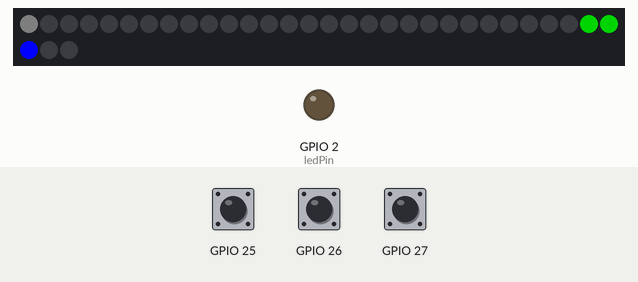
This sketch was run on a simulated ESP32. Shown: 33 RGB LEDs in strip order, left to right, continuing on the next row, output pins drawn as LEDs (lit = HIGH). Inputs (shaded band) come from the test bench; at power-on: GPIO 25 HIGH, GPIO 26 HIGH, GPIO 27 HIGH. Random numbers use the default seed unless the sketch sets one; what the sketch prints to the serial monitor is not drawn.

Above: at 1.2 s.
1.3 s: GPIO 25 pulled LOW for 0.15 s
2.0 s: GPIO 26 pulled LOW for 0.15 s
At 2.1 s:
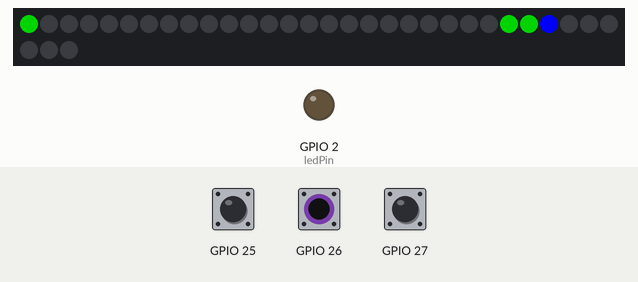
2.7 s: GPIO 27 pulled LOW for 0.15 s
At 2.84 s:
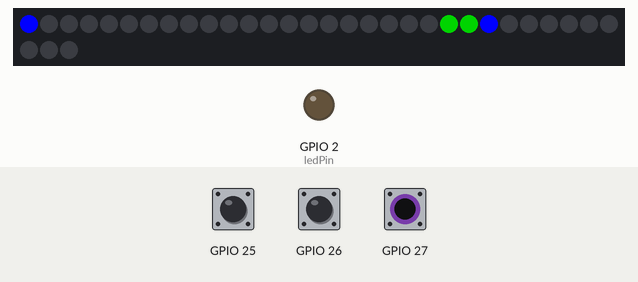
3.4 s: GPIO 25 pulled LOW for 1 s
At 3.6 s:
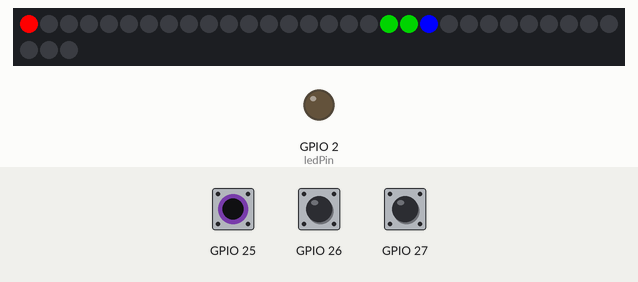
5.0 s: GPIO 26 pulled LOW for 3.2 s
At 5.23 s:
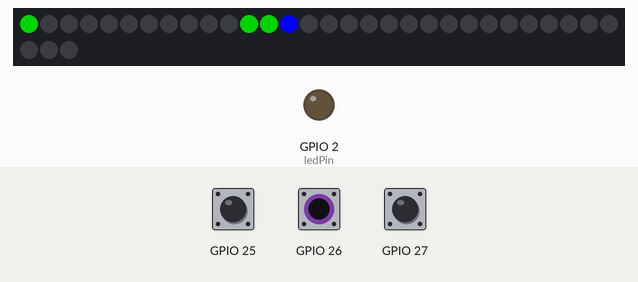
9.7 s: GPIO 27 pulled LOW for 1 s
At 16.2 s:
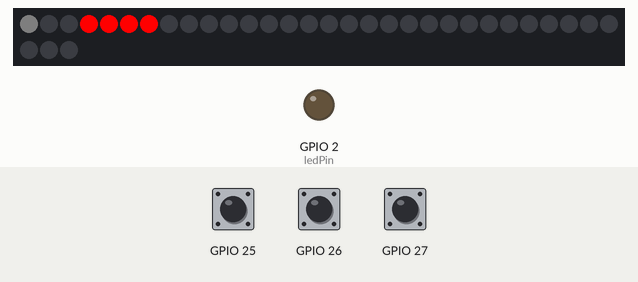

The sketch:

leds.ino
```cpp
#include <FastLED.h>
#include <algorithm>

#include "stack.h"
#include "block.h"

// Set our LED Pin to the GPIO Pin
const int ledPin = 2;

#define NUM_LEDS 33

#define DATA_PIN 4
#define CLOCK_PIN 13

// Define the array of leds
CRGB leds[NUM_LEDS];

stack s(NUM_LEDS-3, GameState::Running); // TODO use Idle

void setup()
{
  // setup ledPin AS output
  pinMode(ledPin, OUTPUT);
  FastLED.addLeds<NEOPIXEL, DATA_PIN>(leds, NUM_LEDS);
  Serial.begin(115200);
  Serial.println("Starting BlockSortGame");
  initGame();

  // setup input
  pinMode(25, INPUT_PULLUP);
  pinMode(26, INPUT_PULLUP);
  pinMode(27, INPUT_PULLUP);
}

void initGame()
{
  leds[0] = CRGB::Blue;
  FastLED.show();
  usleep(3000);
  leds[0] = CRGB::Red;
  leds[0] = CRGB::Green;
  leds[0] = CRGB::Blue;
  FastLED.show();
}

void update(int tick)
{
  for (int i=0;i<NUM_LEDS;i++) {
    leds[i]=CRGB::Black;
  }
  s.calcStep();
  s.renderTo(leds+3,NUM_LEDS-3);


}

BlockType checkTaster(){
  CRGB inputColor;
  // 0 when pressed
  int taster1 = digitalRead(25); // RED
  int taster2 = digitalRead(26); // GREEN
  int taster3 = digitalRead(27); // BLUE

  BlockType type=Random;
  if(taster1 == 0){
      type=ColorRed;
  }
  if(taster2 == 0){
    if(type==ColorRed) {
        type=ColorYellow;
      } else {
        type=ColorGreen;
      }
  }
  if(taster3 == 0){
    if(type==ColorRed) {
      type=ColorMagenta;
    } else if (type == ColorGreen) {
      type=ColorTurquoise;
    } else if (type == Random) {
      type=ColorBlue;
    } else {
      type=Random;
    }
  }
  inputColor = block::typeToColor(type);
  leds[0] = inputColor;
  return type;
}


/*bool checkForGameOver(){
  if(TOS >= NUM_LEDS)
  {
    return(true);
  }
  return(false);
}

void resetGame(){
  //Del all Block from List
  auto iter = blocks.begin();
  auto end  = blocks.end();
  while (iter != end)
  {
    auto b=*iter;
    iter=blocks.erase(iter);
    delete b;
    iter++;
  }
}

*/

void GameOverShow(int time)
{
  // All Led´s Red
  for (int i=0;i<NUM_LEDS;i++) {
    leds[i]=CRGB::Red;
  }

  static int oldtime = 0;
  if(oldtime == 0)
    oldtime = time;
  if(time-oldtime > 3000) {
    s.reset();
    oldtime=0;
  }

}

int iNextUpdate=0;
void loop()
{
  int time=millis();

  if (iNextUpdate<time){
    BlockType typeButton;
    switch(s.state) {
      case(GameState::Running):
        update(time/50);
        typeButton = checkTaster();
        s.checkForAction(typeButton);
        break;
      case(GameState::GameOver):
        GameOverShow(time);
        break;
    }
    iNextUpdate=time+50;
  }
  FastLED.show();
}
```

block.cpp
```cpp
#include "block.h"

block::block(float fStart, BlockType typeStart): pos(fStart), type(typeStart)
{
  if(type==Random) {
      type = BlockType(random()%(BLOCKTYPE_MAX-1)+1);
  }
  velocity=(rand()%8)/8.0+0.1;
  len=rand()%4+1;
}

CRGB block::typeToColor(BlockType type)
{
  CRGB color;
  switch (type)
  {
  case (ColorRed):
    color = CRGB::Red;
    break;
  case (ColorGreen):
    color = CRGB::Green;
    break;
  case (ColorBlue):
    color = CRGB::Blue;
    break;
  case (ColorYellow):
    color = CRGB::Yellow;
    break;
  case (ColorMagenta):
    color = CRGB::Magenta;
    break;
  case (ColorTurquoise):
    color = CRGB::DarkTurquoise;
    break;

  default:
    color = 0x040404; /*something's wrong!*/
  }
  return color;
}

void block::renderTo(CRGB* leds, size_t size) {
  CRGB color=typeToColor(type);

  for(size_t u=0;u<len;++u){
    size_t uL=ceil(pos)+u;
    if(uL<size) {
      leds[uL]=color;
    }
  }
}
```

block.h
```cpp
#ifndef BLOCK_H
#define BLOCK_H

#include <FastLED.h>

enum BlockType
{
    Random=0,
    ColorRed=1,
    ColorGreen=2,
    ColorBlue=3,
    ColorYellow=4,
    ColorMagenta=5,
    ColorTurquoise=6,

    /*keepAtEnd*/BLOCKTYPE_MAX
};

class block
{
  private:
    float pos;
    size_t len;
    float velocity;
    BlockType type;
  public:
    block(float pos,BlockType type=BlockType::Random);
    static CRGB typeToColor(BlockType type);
    void renderTo(CRGB* leds, size_t size);

    BlockType getType() const {return type;}
    size_t getLen() const {return len;}
    void setLen(size_t lenNew) {len=lenNew;}
    void setPos(float fNew) {this->pos=fNew;}
    float getPos() const {return pos;}
    float getVelocity() const {return velocity;}
};

#endif /*include guard*/
```

stack.cpp
```cpp
#include "stack.h"

stack::stack(size_t maxSize, GameState state): maxSize(maxSize), state(state) {
  block *b=new block(maxSize);
  blocks.push_back(b);
}

void stack::calcStep() {
  float fUpperPos=0.0;

  auto iter = blocks.begin();
  auto end  = blocks.end();

  bool someBlockMovement = false;

  while (iter != end)
  {
    auto b=*iter;
    float tmpPos = b->getPos() - b->getVelocity();

    if(tmpPos > fUpperPos) {
      // Check if Block Moved
      if(tmpPos != b->getPos())
        someBlockMovement = true;
      b->setPos(tmpPos);
    } else {
      // Check if Block Moved
      if(fUpperPos != b->getPos())
        someBlockMovement = true;
      b->setPos(fUpperPos);
      /*TODO: Adapt velocity of this and pre block (if any)*/
    }
    fUpperPos=b->getPos()+b->getLen();
    iter++;
  }

  // Check for GameOver
  if(!someBlockMovement && fUpperPos >= maxSize){
    Serial.println("GAMEOVER");
    state = GameState::GameOver;
  }

  /*ToDo: Move out of here, put to game loop, make level-dependent*/
  if(random8()>250) {
      block *b=new block(maxSize);
      blocks.push_back(b);

  }
}

void stack::renderTo(CRGB* leds, size_t size) {

  auto iter = blocks.begin();
  auto end  = blocks.end();

  while (iter != end)
  {
    auto b=*iter;
    b->renderTo(leds,size);
    iter++;
  }
}

size_t stack::getBlockLengthSum() const {
  size_t retSize=0;
  std::list<block*>::const_iterator cit;
    for (cit = blocks.begin(); cit != blocks.end(); ++cit){
        retSize+=(*cit)->getLen();
    }
  return retSize;
}

void stack::reset(){
  //Del all Block from List
  auto iter = blocks.begin();
  auto end  = blocks.end();
  while (iter != end)
  {
    auto b=*iter;
    iter=blocks.erase(iter);
    delete b;
    iter++;
  }
  state = GameState::Running; //TODO use Idel
}

void stack::checkForAction(BlockType typeIn) {
    if(blocks.size()) {
      block* b=*(blocks.begin());
      if(b->getPos()<1) {
        /*there is a block, waiting to be triggerd*/
        if(b->getType()==typeIn){
          if(b->getLen()>1) {
            b->setPos(b->getPos()+1.0);
            b->setLen(b->getLen()-1);
          } else {
            blocks.pop_front();
            delete b;
          }
        }
      }
    }
}

/*
void checkRemoveBlock(int input){
  auto act_block = blocks.front();
  int actType = act_block->getType();
  if(actType == input){
    TOS-=act_block->getLen();
    if(TOS<0)
      TOS=0;
    blocks.remove(act_block);
    delete act_block;
  }
}*/
```

stack.h
```cpp
#ifndef STACK_H
#define STACK_H

#include <FastLED.h>
#include <list>
#include "block.h"

enum GameState
{
    Idel=0,
    Running=1,
    GameOver=2
};

class stack
{
    public:
        GameState state;
        stack(size_t maxSize, GameState state);
        void calcStep();
        void renderTo(CRGB* leds, size_t size);
        void reset();
        size_t getBlockLengthSum() const;
        void checkForAction(BlockType typeIn);
    protected:
        std::list<block*> blocks;
    private:
        size_t maxSize;
};

#endif /*include guard*/
```
